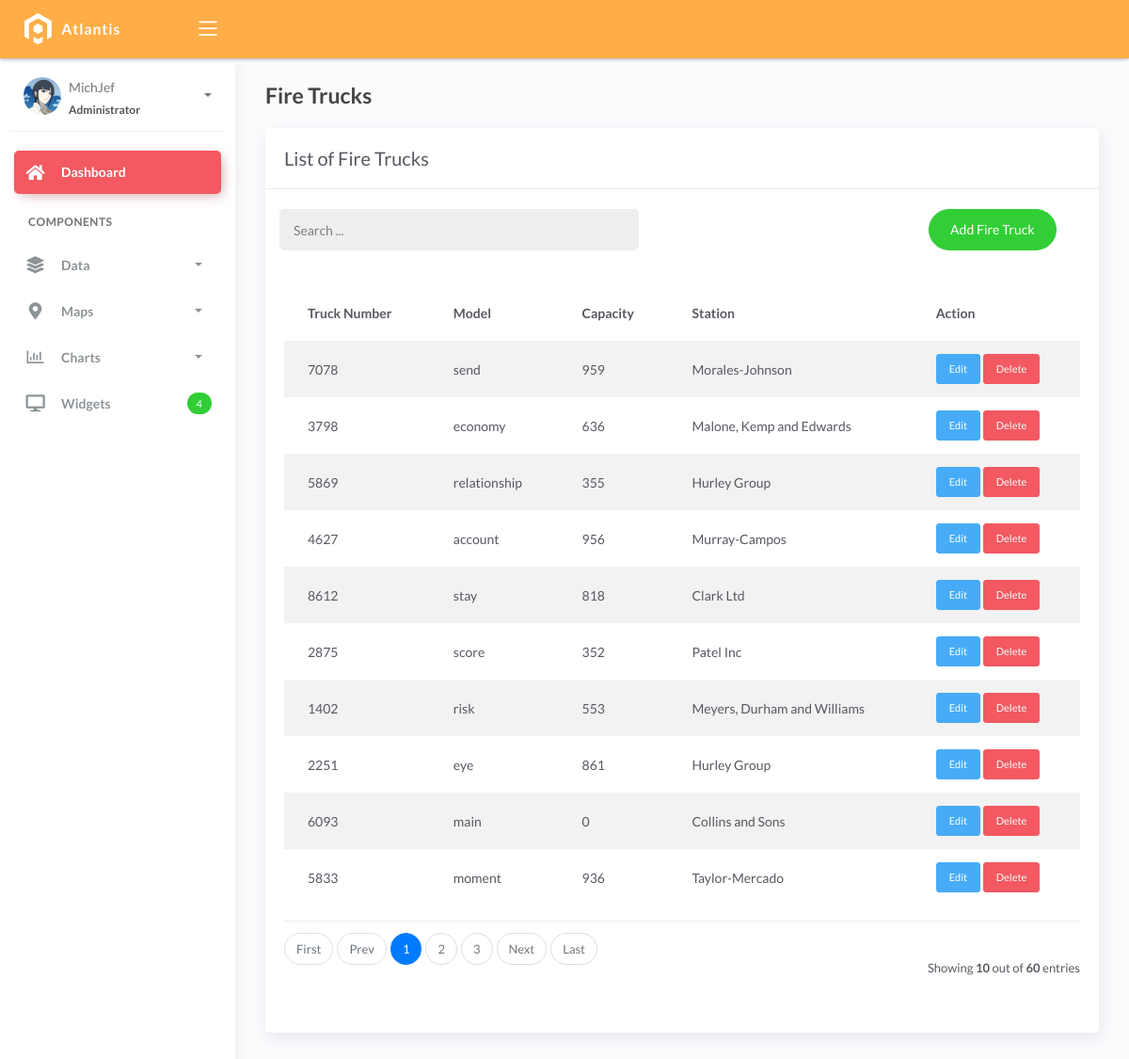
The page /firetrucks/ on the database as committed earlier.
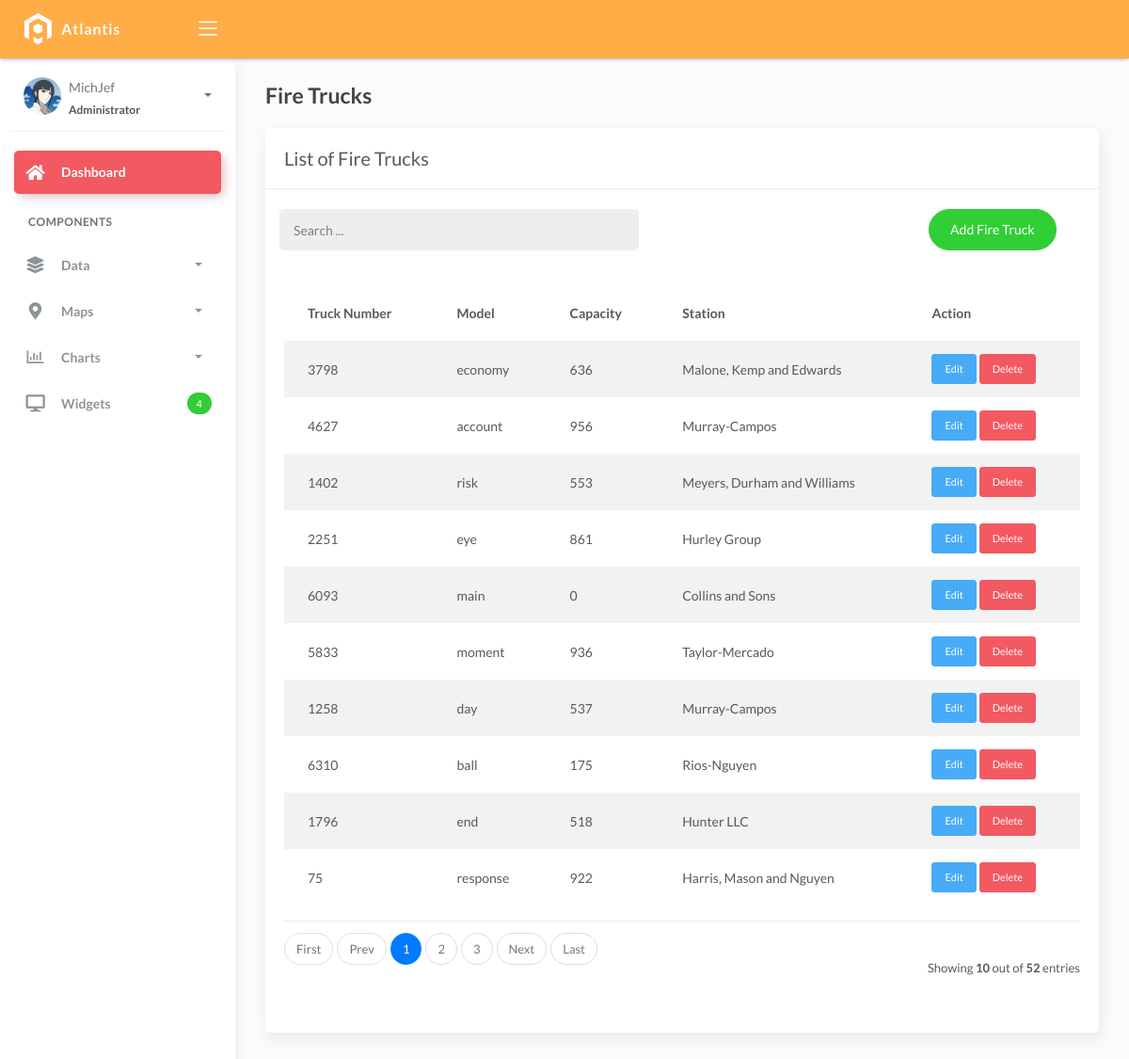
The same page on the database as committed later.
### fireapp/models.py (models this page shows, shortened)
class BaseModel(models.Model):
    created_at = models.DateTimeField(auto_now_add=True, db_index=True)
    updated_at = models.DateTimeField(auto_now=True)
    class Meta:
        abstract = True

class FireTruck(BaseModel):
    truck_number = models.CharField(max_length=150)
    model = models.CharField(max_length=150)
    capacity = models.CharField(max_length=150)  # water
    station = models.ForeignKey(FireStation, on_delete=models.CASCADE)

class FireStation(BaseModel):
    name = models.CharField(max_length=150)
    latitude = models.DecimalField(
        max_digits=22, decimal_places=16, null=True, blank=True)
    longitude = models.DecimalField(
        max_digits=22, decimal_places=16, null=True, blank=True)
    address = models.CharField(max_length=150)
    city = models.CharField(max_length=150)
    country = models.CharField(max_length=150)

### fireapp/views.py (the view, shortened to what this page needs)
# urls.py: path('firetrucks/', FireTruckListView.as_view(), name='firetruck-list'),
class FireTruckListView(ListView):
    model = FireTruck
    context_object_name = 'firetrucks'
    template_name = 'firetruck/firetruck_list.html'
    paginate_by = 10
    def get_queryset(self, *args, **kwargs):
        qs = super(FireTruckListView, self).get_queryset(*args, **kwargs)
        return qs

### templates/firetruck/firetruck_list.html (shortened to what this page needs)
{% extends 'base.html' %}
{% block content %}
<div class="content">
  <div class="page-inner">
    <h4 class="page-title">Fire Trucks</h4>
    <div class="row">
      <div class="col-md-12">
        <div class="card">
          <div class="card-header">
            <div class="card-title">List of Fire Trucks</div>
          </div>
          <br />
          <div class="col-md-12 row">
            <div class="col-md-6">
              <form class="navbar-left navbar-form nav-search mr-md-3" action="{% url 'firetruck-list' %}">
                <div class="input-group">
                  <input type="text" placeholder="Search ..." class="form-control" name="q" value="{{ request.GET.q }}">
                  <div class="input-group-append">
                    <button type="submit" class="input-group-text">
                    </button>
                  </div>
                </div>
              </form>
            </div>
            <div class="col-md-6">
              <div class="pull-right">
                <a href="{% url 'firetruck-add' %}" class="btn btn-success btn-rounded">Add Fire Truck</a>
              </div>
            </div>
          </div>
          <div class="card-body">
            <table class="table table-striped mt-3">
              <thead>
                <tr>
                  <th scope="col">Truck Number</th>
                  <th scope="col">Model</th>
                  <th scope="col">Capacity</th>
                  <th scope="col">Station</th>
                  <th scope="col">Action</th>
                </tr>
              </thead>
              <tbody>
                {% for firetruck in firetrucks %}
                <tr id="firetruck-{{ firetruck.id }}">
                  <td>{{ firetruck.truck_number }}</td>
                  <td>{{ firetruck.model }}</td>
                  <td>{{ firetruck.capacity }}</td>
                  <td>{{ firetruck.station.name }}</td>
                  <td>
                    <a href="{% url 'firetruck-edit' firetruck.id %}" class="btn btn-sm btn-info">Edit</a>
                    <a href="#" class="btn btn-sm btn-danger" onclick="confirmDelete('{{ firetruck.id }}')">Delete</a>
                  </td>
                </tr>
                {% empty %}
                <tr>
                  <td colspan="5" style="text-align: center">
                    <p class="text-sm font-weight-bold mb-0">No Records Found</p>
                  </td>
                </tr>
                {% endfor %}
              </tbody>
            </table>
            {% include 'includes/pagination.html' %}
          </div>
        </div>
      </div>
    </div>
  </div>
</div>
{% endblock %}

Rows that differ between the two databases and show on the page:
removed FireTruck: truck_number "7078", model "send", capacity "959", station.name "Morales-Johnson"
removed FireTruck: truck_number "5869", model "relationship", capacity "355", station.name "Hurley Group"
removed FireTruck: truck_number "8612", model "stay", capacity "818", station.name "Clark Ltd"
removed FireTruck: truck_number "2875", model "score", capacity "352", station.name "Patel Inc"
now on this page (row unchanged): FireTruck: truck_number "1258", model "day", capacity "537", station.name "Murray-Campos"
now on this page (row unchanged): FireTruck: truck_number "6310", model "ball", capacity "175", station.name "Rios-Nguyen"
now on this page (row unchanged): FireTruck: truck_number "1796", model "end", capacity "518", station.name "Hunter LLC"
now on this page (row unchanged): FireTruck: truck_number "75", model "response", capacity "922", station.name "Harris, Mason and Nguyen"
Other text that changed with them:
{{ paginator.count }}: "60" → "52"
